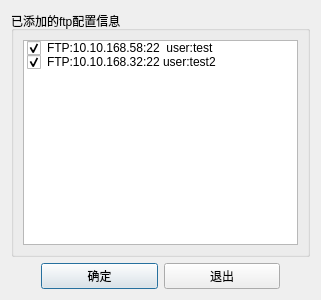
<?xml version="1.0" encoding="UTF-8"?>
<ui version="4.0">
 <class>Dialog</class>
 <widget class="QDialog" name="Dialog">
  <property name="geometry">
   <rect>
    <x>0</x>
    <y>0</y>
    <width>321</width>
    <height>300</height>
   </rect>
  </property>
  <property name="windowTitle">
   <string>Dialog</string>
  </property>
  <layout class="QVBoxLayout" name="verticalLayout" stretch="7,1">
   <item>
    <widget class="QGroupBox" name="groupBox">
     <property name="title">
      <string>已添加的ftp配置信息</string>
     </property>
     <layout class="QHBoxLayout" name="horizontalLayout_2">
      <item>
       <widget class="QListWidget" name="listWidget">
        <property name="styleSheet">
         <string notr="true">QListView ::item{
	border: 1px solid black; /* 设置边框的大小，样式，颜色 */
}</string>
        </property>
        <item>
         <property name="text">
          <string>FTP:10.10.168.58:22  user:test</string>
         </property>
         <property name="background">
          <brush brushstyle="NoBrush">
           <color alpha="255">
            <red>255</red>
            <green>170</green>
            <blue>0</blue>
           </color>
          </brush>
         </property>
         <property name="foreground">
          <brush brushstyle="NoBrush">
           <color alpha="255">
            <red>0</red>
            <green>2</green>
            <blue>0</blue>
           </color>
          </brush>
         </property>
         <property name="checkState">
          <enum>Checked</enum>
         </property>
        </item>
        <item>
         <property name="text">
          <string>FTP:10.10.168.32:22 user:test2</string>
         </property>
         <property name="background">
          <brush brushstyle="NoBrush">
           <color alpha="255">
            <red>255</red>
            <green>170</green>
            <blue>0</blue>
           </color>
          </brush>
         </property>
         <property name="checkState">
          <enum>Checked</enum>
         </property>
        </item>
       </widget>
      </item>
     </layout>
    </widget>
   </item>
   <item>
    <layout class="QHBoxLayout" name="horizontalLayout" stretch="1,1">
     <property name="leftMargin">
      <number>30</number>
     </property>
     <property name="rightMargin">
      <number>30</number>
     </property>
     <item>
      <widget class="QPushButton" name="pushButton">
       <property name="text">
        <string>确定</string>
       </property>
      </widget>
     </item>
     <item>
      <widget class="QPushButton" name="pushButton_2">
       <property name="text">
        <string>退出</string>
       </property>
      </widget>
     </item>
    </layout>
   </item>
  </layout>
 </widget>
 <resources/>
 <connections/>
</ui>
